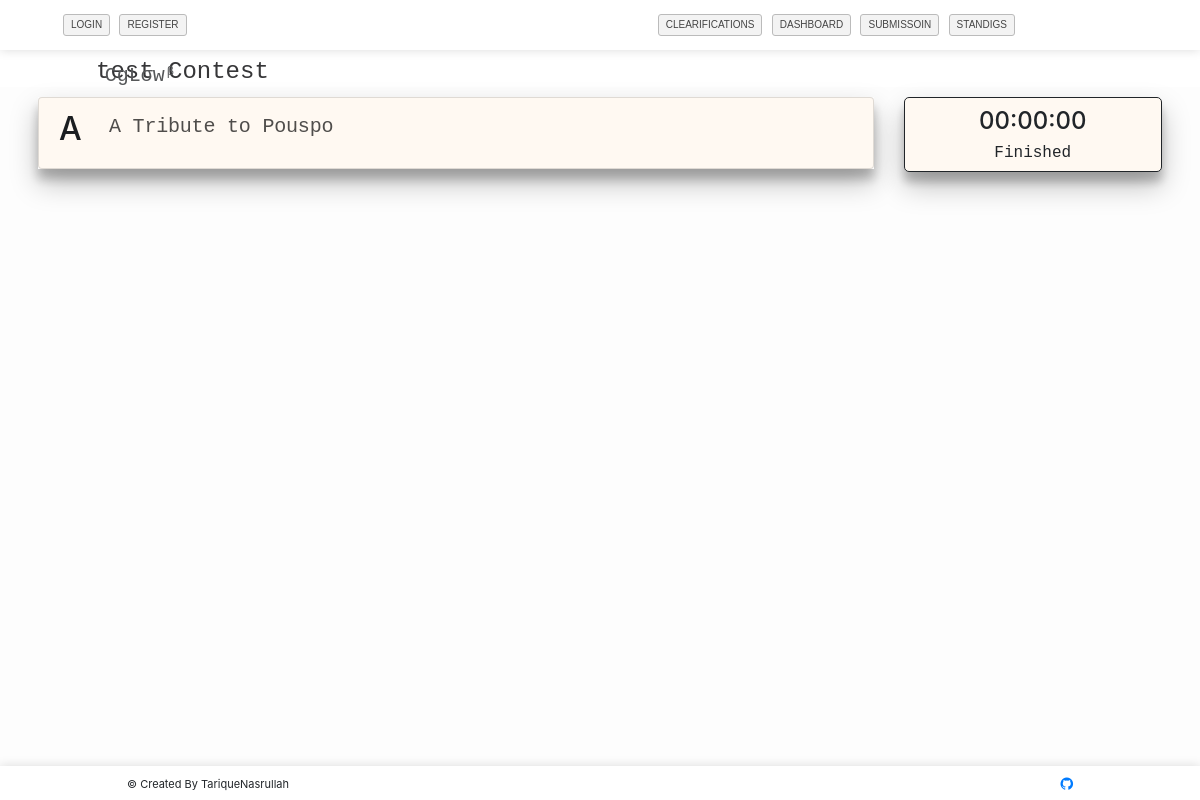
Page /contest/8/dashboard on the earlier database version.
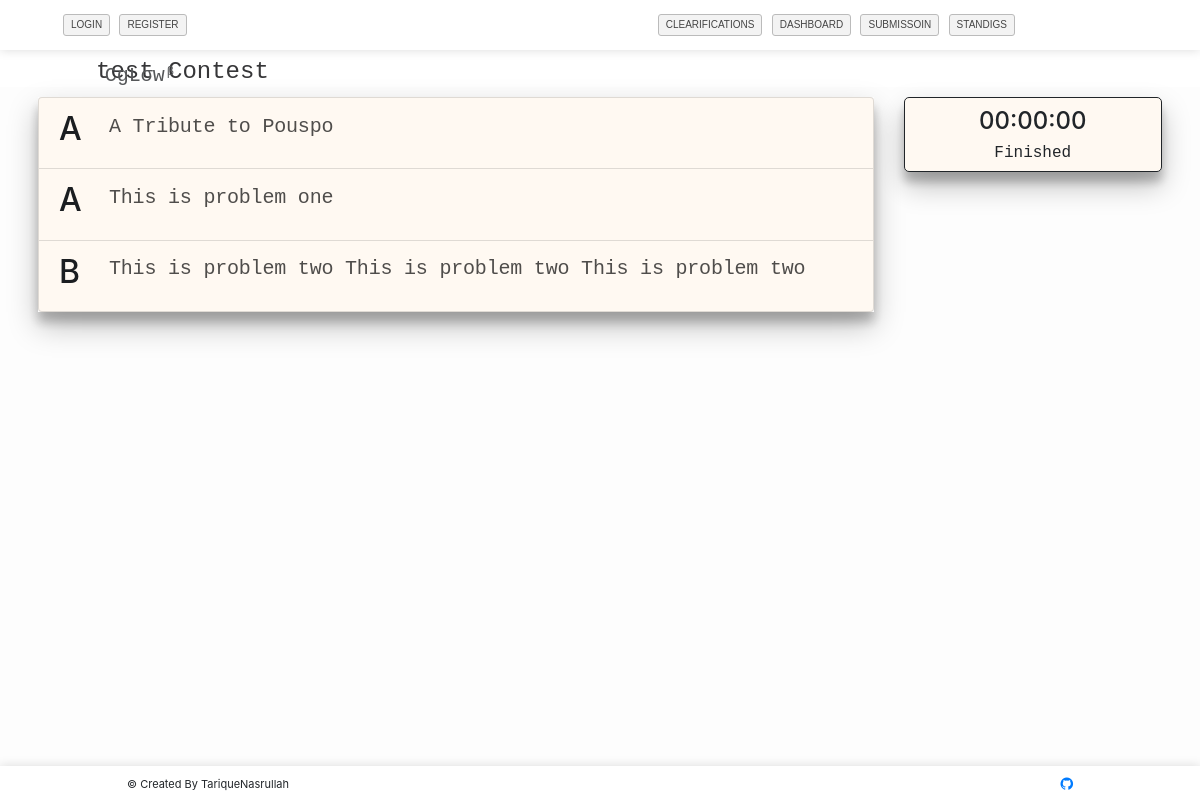
Same page on the later database version.
### contest/models.py (models this page shows, shortened)
class contest(models.Model):
	name = models.CharField(max_length=200)
	start_time = models.DateTimeField(auto_now=False, auto_now_add=False)
	end_time = models.DateTimeField(auto_now=False, auto_now_add=False)
	def __str__(self):
		return self.name

class contest_problemset(models.Model):
	problem_title = models.CharField(max_length=5)
	problem_name = models.CharField(max_length=300)
	problem_file = models.FileField(upload_to='contestData/problemset/', blank=True)
	problem_time_limit = models.FloatField(default=2.0)
	problem_input = models.FileField(upload_to='contestData/problemset_input/', blank=True)
	problem_out = models.FileField(upload_to='contestData/problemset_output/', blank=True)
	total_submit = models.IntegerField(default=0)
	total_solve = models.IntegerField(default=0)
	contest_id = models.ForeignKey(contest, on_delete=models.CASCADE)
	special_judge = models.BooleanField(default=False)

### contest/views.py (the view)
# urls.py: url(r'^(?P<pk>\d+)/dashboard$', views.contest_dashboard, name='contest_dashboard'),
def contest_dashboard(request, pk=None):
	contest_info = contest_table.objects.get(pk=pk)
	start_time = contest_info.start_time
	current_time = datetime.datetime.now(timezone.utc)
	sub = start_time.timestamp() - current_time.timestamp()
	if sub > 0.0:
		return render(request, 'home/404.html')
	context = {}
	if request.user.is_authenticated:
		context['username'] = request.user.username
	context['contest_info'] = contest_info
	problemset = contest_problemset.objects.filter(contest_id__id=pk).order_by('problem_title')
	context['problemset'] = problemset
	context['contest_id'] = pk
	return render(request, 'contest/contest_dashboard.html', context)

### contest/templates/contest/contest_dashboard.html (shortened to what this page needs)
{% extends "home/contest_header.html" %}
{% block content %}
  <div>
    <h4 class="white-background-header" style="font-family: Courier New,Courier,Lucida Sans Typewriter,Lucida Typewriter,monospace;">{{contest_info}}</h4>
  </div>
  <div style="height: 2px;"></div>
  <div class="container">
    <div class="row">
      <div class="col-md-9">
        <div class="list-group" style="box-shadow: 0 14px 28px rgba(0,0,0,0.25), 0 10px 10px rgba(0,0,0,0.22);">
          {% for problemset in problemset %}
            <a href="{% url 'contest_show_problem' pk=contest_id problem_id=problemset.id %}" class="list-group-item list-group-item-action list-group-item-contestlist">
              <div class="contest-problem-number">
                <h2>{{problemset.problem_title}}</h2>
              </div>
              <div style="width: 90%; float: left;">
                <h4 class="contest-problem-title">{{problemset.problem_name}}</h4>
              </div>
            </a>
          {% endfor %}
        </div>
      </div>
      <div class="col-md-3 col-sm-3">
        <div class="col-md-12" style="background-color: #fff9f2; border-radius: 5px; border-style: solid; border-width: 1px; text-align: center; padding-top: .6rem; box-shadow: 0 14px 28px rgba(0,0,0,0.25), 0 10px 10px rgba(0,0,0,0.22);">
          <h4 id="clock">00:00:00</h4>
          <h6 id="contest_status" style="font-family: Courier New,Courier,Lucida Sans Typewriter,Lucida Typewriter,monospace; text-align: center;"></h6>
        </div>
        <div style="height: 3px;"></div>
      </div>
    </div>
  </div>
{% endblock %}

### home/templates/home/contest_header.html (shortened to what this page needs)
<!doctype html>
<html lang="en">
  <head>
    {% load staticfiles%}
    <link href="{% static 'home/css/bootstrap.css' %}" rel="stylesheet">
    <link href="https://stackpath.bootstrapcdn.com/font-awesome/4.7.0/css/font-awesome.min.css" rel="stylesheet">
    <link rel="stylesheet" href="{% static 'home/css/light.css' %}">
    <link rel="stylesheet" href="{% static 'home/css/customcss.css' %}">
  </head>
  <body class="website-mode">
    <div id="navigation-container">
        <header class="ribbon">
            <div class="content">
                <div class="h-small">
                    {% if user.is_authenticated %}
                        <div class="h-avatar animated rubberBand" style="background-image: url('/static/home/img/profilelogo.png');">
                            <ul class="h-avatar-menu">
                                <li>
                                    <a href="{% url 'user_profile' %}">Profile</a>
                                </li>
                            </ul>
                        </div>
                        <div class="h-user">
                            <strong>Hi,</strong>
                            {{user.username}}
                            <br>
                            <i>{{user.email}} </i>
                        </div>
                        <ul id="menu" style="float: left;">
                            <li >
                                <a href="{% url 'user_logout' %}">LOGOUT</a>
                            </li>
                        </ul>
                    {% else %}
                        <ul id="menu" style="float: left;">
                            <li>
                                <a href="{% url 'login' %}">LOGIN</a>
                            </li>
                            <li>
                                <a href="{% url 'register' %}">REGISTER</a>
                            </li>
                        </ul>
                    {% endif %}
                </div>
                <div class="h-large">
                  <ul id="menu">
                      <li>
                          <a href="{% url 'clearification' contest_name=contest_id %}">clearifications</a>
                      </li>
                      <li>
                          <a href="{% url 'contest_dashboard' pk=contest_id %}">DASHBOARD</a>
                      </li>
                      <li>
                          <a href="{% url 'contest_individual_submission' pk=contest_id %}">SUBMISSOIN</a>
                      </li>
                      <li>
                          <a href="{% url 'contest_standing' pk=contest_id %}">STANDIGS</a>
                      </li>
                  </ul>
                </div>
                <div>
                    <a class="navbar-brand" style="font-family: Courier New,Courier,Lucida Sans Typewriter,Lucida Typewriter,monospace; padding-top: 1rem; color: #555759;" href="{% url 'home' %}">
                    CgL&sigma;w
                    <sup style="margin-left: -10px; font-size: 12px;">β</sup>
                    </a>
                </div>
            </div>
        </header>
    </div>
    <div style="position: fixed; top: 0; left: 0; width: 100%; height:100%; background: rgba(255,255,255,0.8); z-index: -1;">
    </div>
    <div style="margin-top: 50px; padding-bottom: 2rem;">
        {% block content %}
        {% endblock content %}
    </div>
    <footer class="ribbon">
        <div class="footer-content">
            <div class="site-author">
            © Created By TariqueNasrullah
            </div>
            <div class="site-version">
                <a href="https://github.com/TariqueNasrullah/cglow"><i class="fa fa-github fa-lg"></i></a>
            </div>
        </div>
    </footer>
  </body>
<html>

### home/static/home/css/customcss.css (style rules this page uses)
a,abbr,acronym,address,applet,article,aside,audio,b,big,blockquote,canvas,caption,center,cite,code,dd,del,details,dfn,div,dl,dt,em,embed,fieldset,figcaption,figure,footer,form,header,hgroup,html,i,iframe,img,ins,kbd,label,legend,li,mark,menu,nav,object,ol,output,p,pre,q,ruby,s,samp,section,small,span,strike,strong,sub,summary,sup,table,tbody,td,tfoot,th,thead,time,tr,tt,u,ul,var,video { margin: 0; padding: 0; border: 0; font: inherit; vertical-align: baseline; }
header, footer { display: block; }
.website-mode { background: url('https://resources.urionlinejudge.com.br/judge/img/5.0/background.jpg') top center #f5f5f5; }
#navigation-container { height: 100%; min-width: 1000px; line-height: 1; color: #454545; font-family: 'Ubuntu', sans-serif; font-size: 12px; -webkit-font-smoothing: antialiased; margin: 0 auto; padding: 0; }
.ribbon { background: #fff; box-shadow: 0 0 10px 0 #dbdbdb; }
.content { margin: 0 auto; width: 90%; }
header { height: 50px; position: fixed; top: 0px; width: 100%; z-index: 99999; -webkit-transform: translateZ(0); }
.h-large, .h-small, .h-wide { box-sizing: border-box; display: inline-block; float: left; height: 50px; }
.h-small { width: 330px; overflow: hidden; }
.h-large { width: 60%; }
ol,ul { list-style: none; }
#menu, #menu-contest { margin: 14px 20px 14px 0; text-align: right; }
#menu { color: #bbb; }
#menu > li, #menu-contest > li { display: inline-block; position: relative; }
#menu > li > a, #menu-contest > li > a, .friend-request, .friend-request-cancel, .friend-compare, .friend-unfriend, .team-create, .tournament-create, .denounce-topic { border-radius: 3px; display: inline-block; font-size: 10px; margin: 0 3px; padding: 5px 7px; -webkit-transition: all .2s ease; transition: all .2s ease; text-transform: uppercase; }
#menu > li > a { background: #f3f3f3; border: #bbb solid 1px; }
#menu > li > a { color: #454545; outline: 0; text-decoration: none; }
.footer-content { font-size: 11px; margin: 0 auto; width: 986px; }
footer { bottom: 0px; position: fixed; z-index: 99999; width: 100%; -webkit-transform: translateZ(0); }
footer .site-author { box-sizing: border-box; float: left; padding: 10px 10px 8px 20px; width: 20%; }
footer .site-version { box-sizing: border-box; float: right; padding: 10px 20px 8px 10px; text-align: right; width: 20%; }

Differences in the rows shown:
added contest_problemset: problem_title "A", problem_name "This is problem one"
added contest_problemset: problem_title "B", problem_name "This is problem two This is problem two This is problem two"
